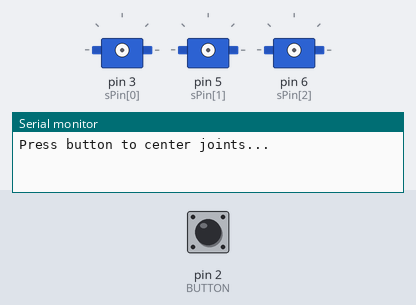
This sketch was run on a simulated Arduino Uno, built with avr-gcc and run on an emulated ATmega328P. Shown: 3 × servo, the last lines printed to the serial monitor. The test bench sets the inputs (shaded band); at power-on: pin 2 (BUTTON) LOW. Random numbers use the default seed unless the sketch sets one.

Above: at 0.8 s.
0.9 s: pin 2 (BUTTON) pulled HIGH for 0.15 s
At 3.4 s:
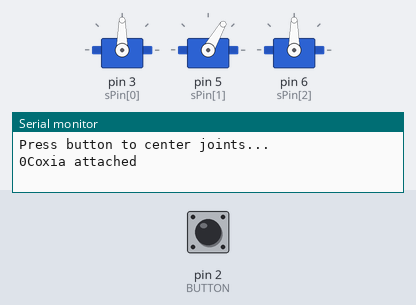
At 7.8 s:
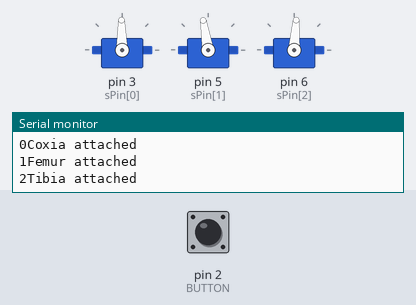
10.0 s: pin 2 (BUTTON) pulled HIGH for 3.2 s
At 11.7 s:
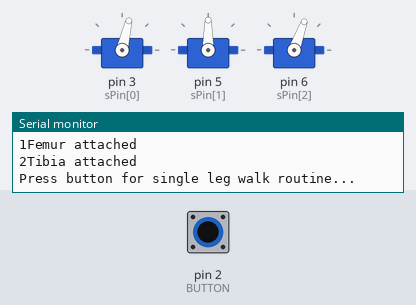
15.0 s: pin 2 (BUTTON) pulled HIGH for 1 s
22.0 s: pin 2 (BUTTON) pulled HIGH for 0.15 s
Timing chart, 0 to 28.1 s (numbered marks = the images above; inputs shaded):
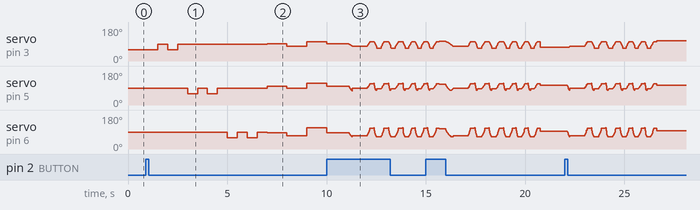

Measured:
- after the input at 0.9 s, servo on pin 3 (sPin[0]): 60° → 90° after 0.60 s, → 60° 0.50 s later, → 90° 0.50 s later, → 91° 4.5 s later, … (6 changes in this stretch); servo on pin 5 (sPin[1]): 90° → 60° after 2.1 s, → 90° 0.50 s later, → 60° 0.50 s later, → 90° 0.50 s later, … (7 changes in this stretch)

The sketch:

oldArthrobot.ino
```cpp
 /*
Program outputs a range of position readings for a range of positions on
3 servos for a hexapod leg to a terminal
CoolTerm was used to save that data to a file for analysis
For 50 pulse positions, it outputs 50 raw and 50 smothed readings
The purpose is to analyse the noise and accuracy of the pos feedback
This code can be addapted for other servo configurations using pos feedback
by changing numServo, and the joint name array
Dillon MacEwan 13/8/16
*/


#include <Servo.h> //import servo library
#include <Wire.h>

//#include <ros.h> 		//ros libraries
//#include <std_msgs/String.h>

#define BUTTON 2

#define	M1 7	//Mode input bits from Motor Cortex
#define M2 8
#define M3 9
#define M4 10

#define COXIA 0 //servos array
#define FEMUR 1
#define TIBIA 2

#define ALPHA 1 //angle array
#define BETA 2
#define GAMA 0

#define X 0 //aep/pep axis array
#define Y 1
#define Z 2

#define LEFT 1
#define RIGHT -1

#define FORWARD 1
#define REVERSE -1

#define CL 28.0 //joint lengths
#define FL 86.0
#define TL 156.0

#define	EXCITE 11 //input and output from other legs
#define EXCITER 12

unsigned long time;

//IK variables
float L, L1;
float alpha, alpha1, alpha2, beta, gama;
const float dg = 180 / PI; //Radians >> Degrees
const float rd = PI / 180; //Degrees >> Radians


float a2; // float for direction angle trig

const int numServos = 3; //how many servos do you have?
const int sPin[numServos] = {3, 5, 6}; //what pins do they correlate to?
Servo servo[numServos]; //declare the servo array
String joint[numServos] = {"Coxia", "Femur", "Tibia"}; //name of each servo

int bodyZ = 72; //ideal body height

//arrays for servo data - enter data from table in description

//R3
const int side = RIGHT;

int highPulse[numServos] = {2175, 2152, 2183}; //pulse set for 180dg
int lowPulse[numServos] = {550, 550, 540}; //0 deg pulse
int cenPulse[numServos] = {1363, 1351, 1361}; //90 deg pulse
//int angleRange [numServos] = {187,189,188}; //actual movement range


int np[3] = {-110,155,bodyZ}; //xyz coordinates for neutral leg position

int realMaxA[numServos] = {66, 46, 132}; //angle on servo
int realMinA[numServos] = {116, 176, 22};


int maxA[numServos] = {-10, 180, 135}; //angle for local coordinates
int minA[numServos] = {-60, 50, 25};

#define Addr 6

int aep[3]; //xyz coordinates for aep
int pep[3]; //xyz coordinates for pep
//int cp[3]; //current position xyz
int tp[3]; //target position xyz
int ca[numServos]; //current angle
int ta[numServos]; //target angle

int travelAngle = 0; // variables for omnidirectional motion
int strokeL = 100; //length of leg stroke
int steps; // variable for how many IK targets are used in a given path
int lift = bodyZ * 2 / 5; //height foot steps in mm
int pathR = 3; //increment between IK points in leg path in mm
/*duty cycle as a percentage 80 = tetra gait 50 = tripod gait
the duty cycle is the propotion of time the leg spends stroke to swing
*/
int duty = 80;

int dir = FORWARD; //FORWARD = 1 REVERSE = -1


int pb = 0; //used to hold push button reading


void setup()
{

	Serial.begin(19200); // initialize serial output
	Serial.println("Press button to center joints...");

	Wire.begin(Addr); //initiate Wire, with leg address
	Wire.onReceive(receiveEvent); // register event
	Wire.onRequest(requestEvent);

	pinMode (BUTTON, INPUT);

	Serial.println();
	while(!pb)
	{
		pb = digitalRead(BUTTON);
	}
	pb = 0;
	delay(100); //debounce


	for (int i = 0; i < numServos; i++)
	{
		servo[i].attach(sPin[i]);
	}
	steps = strokeL / pathR;

	//this routine attaches the servos with set limits, and maps position to degrees

	for(int i = 0; i < numServos; i++)
	{


		servo[i].attach(sPin[i], lowPulse[i], highPulse[i]); //attach this servo
		servo[i].write(60);
		delay(500);
		servo[i].write(90);
		delay(500);
		servo[i].write(60);
		delay(500);
		servo[i].write(90);
		delay(500);

		Serial.print(i);
		Serial.print(joint[i]);
		Serial.print(" attached");
		Serial.println();


	}

	//set foot to neutral
	getAEP_PEP(strokeL, travelAngle);
	posFoot(np[X], np[Y], np[Z]);
	delay(1000);
	posFoot(aep[X], aep[Y], aep[Z]);
	delay(1000);
	posFoot(pep[X], pep[Y], pep[Z]);
	delay(1000);
	posFoot(np[X], np[Y], np[Z]);
	delay(1000);


}

void loop()
{

	Serial.println("Press button for single leg walk routine...");


	Serial.println();
	while(!pb)
	{
		pb = digitalRead(BUTTON);
	}
	pb = 0;
	delay(100); //debounce


	steps = strokeL / pathR;

	getAEP_PEP(strokeL, travelAngle);

	swingToAEP();

	delay(500);


	delay(200);

	stride();

	delay(200);

	swing();

	delay(200);

	stride();

	delay(200);

	swing();

	delay(200);

	stride();

	delay(200);
	swing();
	delay(150);
	stride();
	delay(150);
	swing();
	delay(150);
	stride();
	delay(150);
	swing();


	delay(150);
	stride();


	delay(150);

	tp[X] = random((np[X] - 60), (np[X] + 60));
	tp[Y] = random((np[Y] - 60), (np[Y] + 60));
	posFoot(tp[X], tp[Y], np[Z]);
	delay(200);


}

//FUNCTIONS


//posFoot moved the foot position to the desired x,y,z coordinates
// by retreiving the servo angles using IKtrig() then maping to the
//true servo angle values

void posFoot(int x, int y, int z)
{
	tp[X] = x;
	tp[Y] = y;
	tp[Z] = z;
	IKtrig(x, y, z); //retrieve servo positions
	for(int i = 0; i < numServos; i++)
	{
		mapWriteServo(i); //map and write true servo positions
	}

}

/*
Swing moves the leg from AEP to PEP arcing through a sinosoidal path
to a height determined by the variable lift

*/

void swing()
{
	//int dx = (cos(travelAngle * rd) * strokeL) / steps;
	//int dy = (sin(travelAngle * rd) * strokeL) / steps;
	float dx = (aep[X] - pep[X])/float(steps);
	float dy = (aep[Y] - pep[Y])/float(steps);
	float sinLift;
	Serial.print("AEP x, y");
	Serial.print(aep[X]);
	Serial.print(", ");
	Serial.println(aep[Y]);
	Serial.print("PEP x, y");
	Serial.print(pep[X]);
	Serial.print(", ");
	Serial.println(pep[Y]);
	Serial.print("Steps: ");
	Serial.println(steps);
	Serial.print("dx: ");
	Serial.print(dx);
	Serial.print("  dy: ");
	Serial.println(dy);


	for(int j = 0; j < 3; j++)
	{
		tp[j] = pep[j];


	}
	posFoot(tp[X], tp[Y], tp[Z]);
	delay(10);

	Serial.print("Target x, y: ");
	Serial.print(tp[X]);
	Serial.print(", ");
	Serial.println(tp[Y]);


	for(int i = 0; i < steps; i++)
	{
		posFoot(tp[X], tp[Y], tp[Z]);

		sinLift =  sin(PI * (float(i + 1) / steps)) * lift;

		tp[X] += dx ;
		tp[Y] += dy ;


		tp[Z] = np[Z] - sinLift ;

		delay(3);

	}
	Serial.print("Target x, y: ");
	Serial.print(tp[X]);
	Serial.print(", ");
	Serial.println(tp[Y]);

}

// swingToAEP lifts and places foot at AEP from any position

void swingToAEP()
{
	long delX = aep[X] - tp[X];
	long delY = aep[Y] - tp[Y];
	float strk = hypot(delX, delY);
	int stp = strk / pathR;
	int dx = delX / stp;
	int dy = delY / stp;

	for(int i = 0; i < stp; i++)
	{
		posFoot(tp[X], tp[Y], tp[Z]);

		tp[X] += dx ;
		tp[Y] += dy ;
		tp[Z] = np[Z] - (sin(PI * (float(i) / steps)) * lift);
		delay(10);
	}


	posFoot(aep[X], aep[Y], aep[Z]);
	delay(20);

}

//stride algorithm:  from aep to pep, straight line trajectory through np

void stride()
{
	//int dx = (cos(travelAngle * rd) * strokeL) / steps;
	//int dy = (sin(travelAngle * rd) * strokeL) / steps;
	float dx = (aep[X] - pep[X])/float(steps);
	float dy = (aep[Y] - pep[Y])/float(steps);

	Serial.print("AEP x, y");
	Serial.print(aep[X]);
	Serial.print(", ");
	Serial.println(aep[Y]);
	Serial.print("PEP x, y");
	Serial.print(pep[X]);
	Serial.print(", ");
	Serial.println(pep[Y]);
	Serial.print("Steps: ");
	Serial.println(steps);
	Serial.print("dx: ");
	Serial.print(dx);
	Serial.print("  dy: ");
	Serial.println(dy);


	tp[X] = aep[X];
	tp[Y] = aep[Y];

	Serial.print("Target x, y: ");
	Serial.print(tp[X]);
	Serial.print(", ");
	Serial.println(tp[Y]);

	for(int i = 0; i < steps; i++)
	{
		posFoot(tp[X], tp[Y], tp[Z]);


		tp[X] -= dx ;
		tp[Y] -= dy ;
		delay(3);
	}

	Serial.print("Target x, y: ");
	Serial.print(tp[X]);
	Serial.print(", ");
	Serial.println(tp[Y]);
}


// function converts IK angles to real angles and writes them to servo

int mapWriteServo (int s)//s = servo
{
	int x = map(ta[s], minA[s], maxA[s], realMinA[s], realMaxA[s]);
	servo[s].write(x);
}


//IK maths

void IKtrig(int x, int y, int z)
{


	float x1 = x;
	float y1 = y;
	float z1 = z;
	L1 = hypot(x1, y1);

	gama = atan2(x1, y1) * dg;

	L = hypot((L1 - CL), z1);

	beta = acos((sq(TL) + sq(FL) - sq(L)) / ( 2 * TL * FL)) * dg;

	alpha1 = acos(z1 / L) * dg;
	alpha2 = acos((sq(FL) + sq(L) - sq(TL)) / (2 * FL * L)) * dg;
	alpha = alpha1 + alpha2;

	ta[ALPHA] = alpha;
	ta[BETA] = beta;
	ta[GAMA] = gama;


}


//function retrieves AEP and PEP x and y values fom direction angle

void getAEP_PEP(int l, int a) //l - length of stroke - a - angle of direction in degrees
{
	a2 = a * rd; // convert a to Radians for trig
	aep[X] = np[X] + dir * (0.5 * l * cos(a2));
	aep[Y] = np[Y] + dir * (side * 0.5 * l * sin(a2));
	aep[Z] = np[Z];
	pep[X] = np[X] - dir * (0.5 * l * cos(a2));
	pep[Y] = np[Y] - dir * (side * 0.5 * l * sin(a2));
	pep[Z] = np[Z];
}


//Communication Functions

void receiveEvent(int HowMany)
{


}

void requestEvent()
{


}

/*

this is the values for each leg assembly
//swap both coxia and tibia real max/min values

//L1 Front Left
const int side = LEFT;

int highPulse[numServos] = {2162, 2252, 2166}; //pulse set for 180dg
int lowPulse[numServos] = {550, 540, 550}; //0 deg pulse
int cenPulse[numServos] = {1356, 1396, 1358}; //90 deg pulse
//int angleRange [numServos] = {199, 191, 192}; //actual movement range

int np[3] = {110,155,bodyZ}; //xyz coordinates for neutral leg position

int realMaxA[numServos] = {103, 137, 44}; //angle on servo
int realMinA[numServos] = {53, 7, 154};


int maxA[numServos] = {60, 180, 135}; //angle for local coordinates
int minA[numServos] = {10, 50, 25};

#define Addr 1


//L2
const int side = LEFT;

int highPulse[numServos] = {2374, 2169, 2262}; //pulse set for 180dg
int lowPulse[numServos] = {570, 540, 550}; //0 deg pulse
int cenPulse[numServos] = {1472, 1355, 1406}; //90 deg pulse
//int angleRange [numServos] = {182, 200, 191}; //actual movement range

int np[3] = {-20,180,bodyZ}; //xyz coordinates for neutral leg position

int realMaxA[numServos] = {117, 135, 49}; //angle on servo
int realMinA[numServos] = {67, 5, 159};


int maxA[numServos] = {25, 180, 135}; //angle for local coordinates
int minA[numServos] = {-25, 50, 25};

#define Addr 2


//L3
const int side = LEFT;

int highPulse[numServos] = {2817, 2229, 2229}; //pulse set for 180dg
int lowPulse[numServos] = {630, 550, 550}; //0 deg pulse
int cenPulse[numServos] = {1724, 1390, 1390}; //90 deg pulse
//int angleRange [numServos] = {138, 193, 193}; //actual movement range

int np[3] = {-110,155,bodyZ}; //xyz coordinates for neutral leg position

int realMaxA[numServos] = {108, 130, 47}; //angle on servo
int realMinA[numServos] = {58, 0, 157};


int maxA[numServos] = {-10, 180, 135}; //angle for local coordinates
int minA[numServos] = {-60, 50, 25};

#define Addr 3


//R1
const int side = RIGHT;

int highPulse[numServos] = {2184, 2323, 2160}; //pulse set for 180dg
int lowPulse[numServos] = {550, 560, 550}; //0 deg pulse
int cenPulse[numServos] = {1367, 1441, 1355}; //90 deg pulse
//int angleRange [numServos] = {197, 186, 195}; //actual movement range


int np[3] = {150,140,bodyZ}; //xyz coordinates for neutral leg position

int realMaxA[numServos] = {66, 49, 133}; //angle on servo
int realMinA[numServos] = {116, 179, 23};


int maxA[numServos] = {60, 180, 135}; //angle for local coordinates
int minA[numServos] = {10, 50, 25};

#define Addr 4


//R2
const int side = RIGHT;

int highPulse[numServos] = {2121, 2117, 2148}; //pulse set for 180dg
int lowPulse[numServos] = {550, 540, 550}; //0 deg pulse
int cenPulse[numServos] = {1335, 1328, 1349}; //90 deg pulse
//int angleRange [numServos] = {202,199,202}; //actual movement range


int np[3] = {-20,180,bodyZ}; //xyz coordinates for neutral leg position

int realMaxA[numServos] = {60, 48, 136}; //angle on servo
int realMinA[numServos] = {110, 178, 26};


int maxA[numServos] = {25, 180, 135}; //angle for local coordinates
int minA[numServos] = {-25, 50, 25};

#define Addr 5

//R3
const int side = RIGHT;

int highPulse[numServos] = {2175, 2152, 2183}; //pulse set for 180dg
int lowPulse[numServos] = {550, 550, 540}; //0 deg pulse
int cenPulse[numServos] = {1363, 1351, 1361}; //90 deg pulse
//int angleRange [numServos] = {187,189,188}; //actual movement range


int np[3] = {-110,155,bodyZ}; //xyz coordinates for neutral leg position

int realMaxA[numServos] = {66, 46, 132}; //angle on servo
int realMinA[numServos] = {116, 176, 22};


int maxA[numServos] = {-10, 180, 135}; //angle for local coordinates
int minA[numServos] = {-60, 50, 25};

#define Addr 6

//this following sequence is the original test for foot positions

	getAEP_PEP(strokeL, travelAngle);

	Serial.println();
	Serial.print("NP Coordinates: ");
	for(int i = 0; i < 3 ; i++)
	{
		Serial.print(np[i]);
		Serial.print(", ");
	}

	IKtrig(np[X], np[Y], np[Z]);
	Serial.println();
	Serial.print("NP Joint Angles: ");
	for(int i = 0; i < 3 ; i++)
	{
		Serial.print(joint[i]);
		Serial.print(": ");
		Serial.print(ta[i]);
		Serial.print(", ");
		mapWriteServo(i);
	}
	delay(500);

	Serial.println();
	Serial.print("AEP Coordinates: ");
	for(int i = 0; i < 3 ; i++)
	{
		Serial.print(aep[i]);
		Serial.print(", ");
	}

	IKtrig(aep[X], aep[Y], aep[Z]);
	Serial.println();
	Serial.print("AEP Joint Angles: ");
	for(int i = 0; i < 3 ; i++)
	{
		Serial.print(joint[i]);
		Serial.print(": ");
		Serial.print(ta[i]);
		Serial.print(", ");
		mapWriteServo(i);
	}
	delay(500);


	Serial.println();
	Serial.print("PEP Coordinates: ");
	for(int i = 0; i < 3 ; i++)
	{
		Serial.print(pep[i]);
		Serial.print(", ");
	}
	IKtrig(pep[X], pep[Y], pep[Z]);
	Serial.println();
	Serial.print("PEP Joint Angles: ");
	for(int i = 0; i < 3 ; i++)
	{
		Serial.print(joint[i]);
		Serial.print(": ");
		Serial.print(ta[i]);
		Serial.print(", ");
		mapWriteServo(i);
	}
	delay(2500);

//end of foot position test


*/
```
